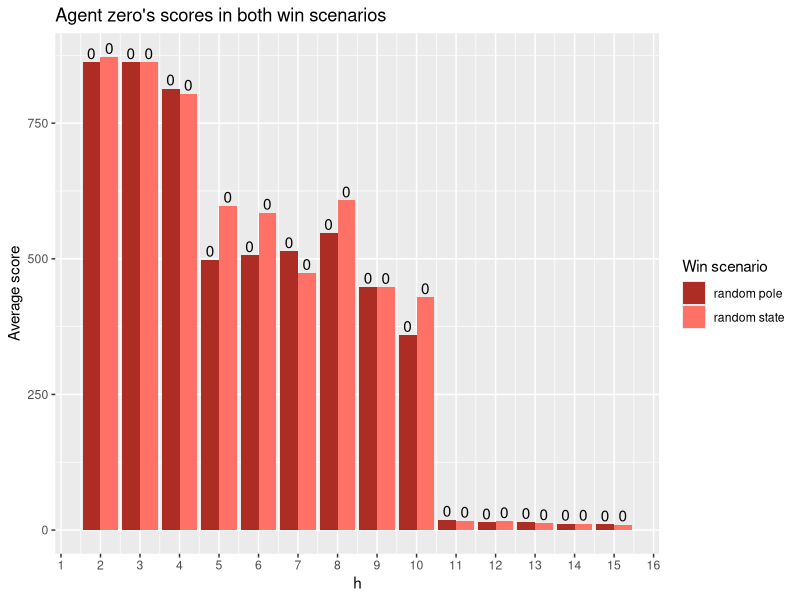
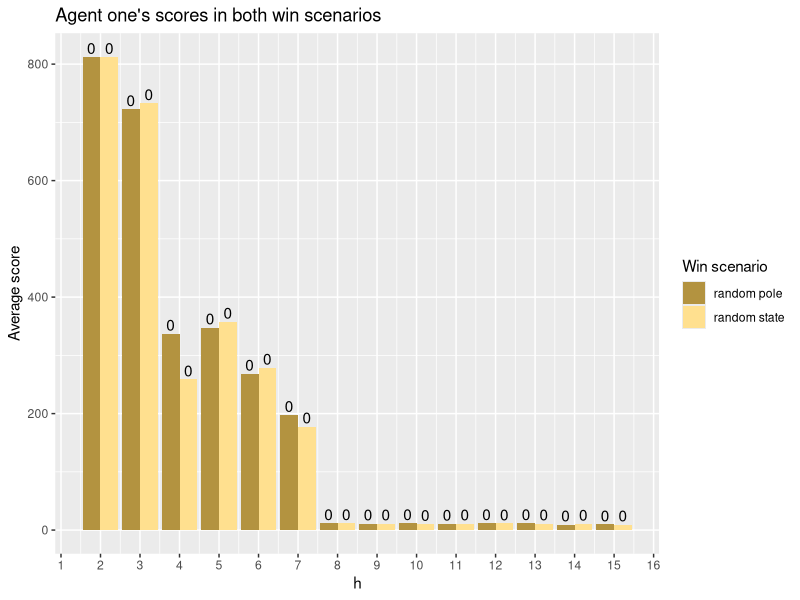
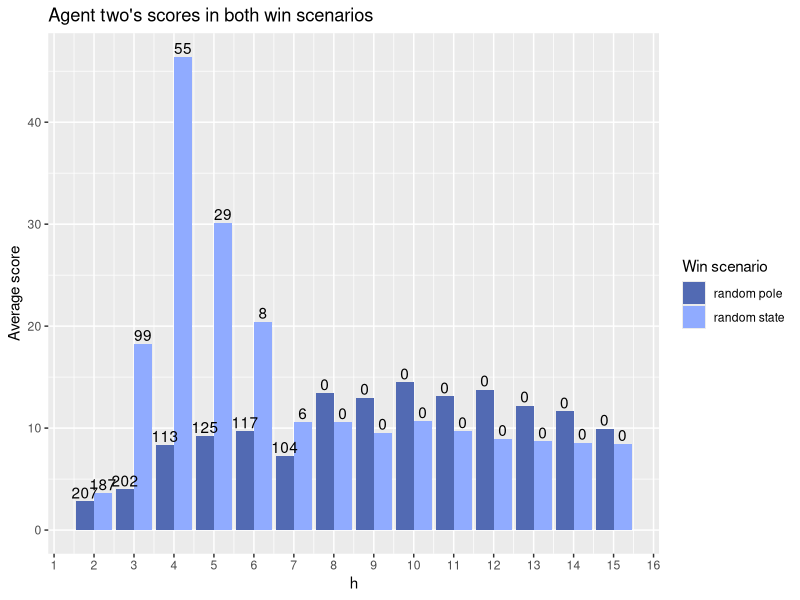

Recreate these plots in R, in order. (Note: this script raises an error after producing the figures.)
library(tidyverse)
library(dplyr)
library(reshape2)
results <- read.csv("results.csv")

agent_zero <- results %>% filter(agent == 0)
zero_colors <- c("#AD2C23", "#FF7066")
agent_one <- results %>% filter(agent == 1)
one_colors <- c("#B39340","#FFE08F")
agent_two <- results %>% filter(agent == 2)
two_colors = c("#526AB3", "#90ABFF")
three_together_colors <- c("#FF7066","#FFE08F", "#90ABFF")

context_zero <- results %>% filter(win.context == 0)
context_one <- results %>%filter(win.context == 0)

number_ticks <- function(n) {function(limits) pretty(limits, n)}

# begin plotting agent 0
melted1 <- agent_zero %>% select("win.context","av.turns","h","failed") %>% 
  melt(id.vars=c("h", "win.context"), measure.vars=c("av.turns"))
melted2 <- agent_zero %>% select("win.context","av.turns","h","failed") %>% 
  melt(id.vars=c("h", "win.context"), measure.vars=c("failed"))
long <- cbind(melted1, melted2)
long <- long[,-c(5,6)]

g <- ggplot(long, aes(x=h, y=value, fill=factor(win.context))) + 
  geom_bar(stat="identity", position="dodge") +
  geom_text(aes(label=value.1), position=position_dodge(width=0.9), vjust=-0.25)+
  scale_fill_manual(values = zero_colors, name= "Win scenario", labels=(c("random pole", "random state")))+
  xlab("h")+ylab("Average score") + scale_x_continuous(breaks=number_ticks(16)) +
  ggtitle("Agent zero's scores in both win scenarios")

g


# begin plotting agent 1
melted1 <- agent_one %>% select("win.context","av.turns","h","failed") %>% 
  melt(id.vars=c("h", "win.context"), measure.vars=c("av.turns"))
melted2 <- agent_one %>% select("win.context","av.turns","h","failed") %>% 
  melt(id.vars=c("h", "win.context"), measure.vars=c("failed"))
long <- cbind(melted1, melted2)
long <- long[,-c(5,6)]

g <- ggplot(long, aes(x=h, y=value, fill=factor(win.context))) + 
  geom_bar(stat="identity", position="dodge") +
  geom_text(aes(label=value.1), position=position_dodge(width=0.9), vjust=-0.25)+
  scale_fill_manual(values = one_colors,name= "Win scenario", labels=(c("random pole", "random state")))+
  xlab("h")+ylab("Average score") + scale_x_continuous(breaks=number_ticks(16)) +
  ggtitle("Agent one's scores in both win scenarios")

g

# begin plotting agent 2
melted1 <- agent_two %>% select("win.context","av.turns","h","failed") %>% 
  melt(id.vars=c("h", "win.context"), measure.vars=c("av.turns"))
melted2 <- agent_two %>% select("win.context","av.turns","h","failed") %>% 
  melt(id.vars=c("h", "win.context"), measure.vars=c("failed"))
long <- cbind(melted1, melted2)
long <- long[,-c(5,6)]

g <- ggplot(long, aes(x=h, y=value, fill=factor(win.context))) + 
  geom_bar(stat="identity", position="dodge") +
  geom_text(aes(label=value.1), position=position_dodge(width=0.9), vjust=-0.25)+
  scale_fill_manual(values = two_colors,name= "Win scenario", labels=(c("random pole", "random state")))+
  xlab("h")+ylab("Average score") + scale_x_continuous(breaks=number_ticks(16)) +
  ggtitle("Agent two's scores in both win scenarios")
g

# begin plotting context 0
melted1 <- context_zero %>% select("agent","av.turns","h","failed") %>% 
  melt(id.vars=c("h", "agent"), measure.vars=c("av.turns"))
melted2 <- context_zero %>% select("agent","av.turns","h","failed") %>% 
  melt(id.vars=c("h", "agent"), measure.vars=c("failed"))
long <- cbind(melted1, melted2)
long <- long[,-c(5,6)]

g <- ggplot(long, aes(x=h, y=value, fill=factor(agent))) + 
  geom_bar(stat="identity", position="dodge") +
  geom_text(aes(label=value.1), position=position_dodge(width=0.9), vjust=-0.25)+
  scale_fill_manual(values = three_together_colors, name= "Agent", labels=(c("0", "1", "2")))
  xlab("h")+ylab("Average score") + scale_x_continuous(breaks=number_ticks(16)) +
  ggtitle("Scores for each agent in win scenario zero")
g

# begin plotting context 1
melted1 <- context_one %>% select("agent","av.turns","h","failed") %>% 
  melt(id.vars=c("h", "agent"), measure.vars=c("av.turns"))
melted2 <- context_one %>% select("agent","av.turns","h","failed") %>% 
  melt(id.vars=c("h", "agent"), measure.vars=c("failed"))
long <- cbind(melted1, melted2)
long <- long[,-c(5,6)]

g <- ggplot(long, aes(x=h, y=value, fill=factor(agent))) + 
  geom_bar(stat="identity", position="dodge") +
  geom_text(aes(label=value.1), position=position_dodge(width=0.9), vjust=-0.25)+
  scale_fill_manual(values = three_together_colors, name= "Agent", labels=(c("0", "1")))+
  xlab("h")+ylab("Average score") + scale_x_continuous(breaks=number_ticks(16)) +
  ggtitle("Scores for each agent in win scenario one")
g






